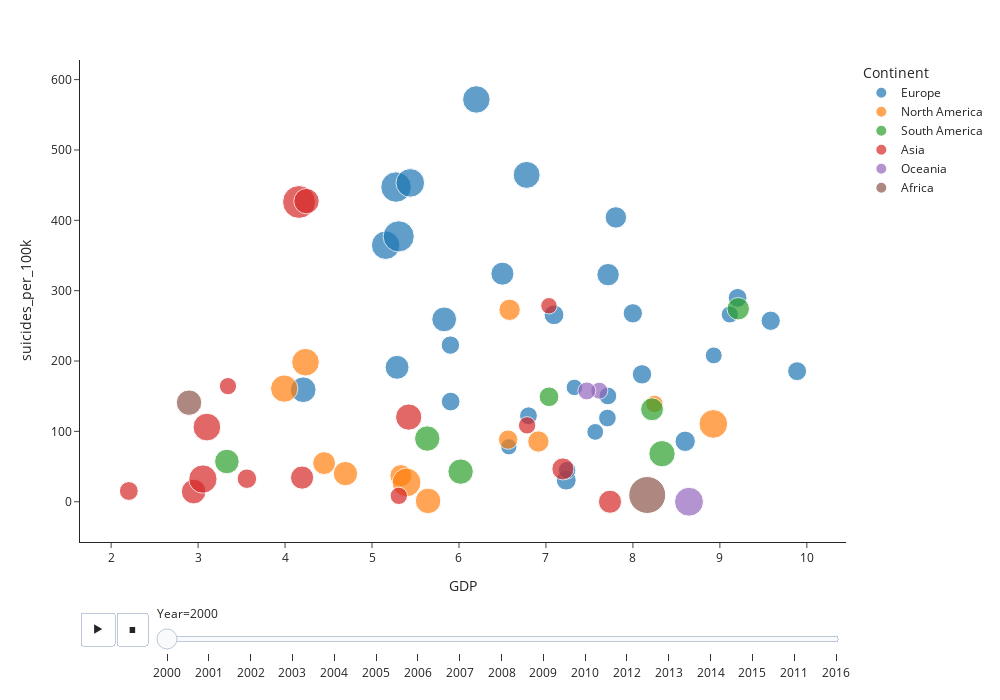

This figure's notebook cell:
### Code cell
import plotly.express as px
px.scatter(df_comb, x='GDP', y='suicides_per_100k',
           size='Both sexes', size_max=30, color='Continent', animation_frame="Year", animation_group="Country",
           template='simple_white', width=1000, height=700,hover_name='Country')

### Figure 1 — Plotly figure (JSON) as saved in the notebook; plotly's stock layout.template omitted (floating-point values rounded to 4 significant figures)
{"data": [{"hovertemplate": "<b>%{hovertext}</b><br><br>Continent=Europe<br>Year=2000<br>GDP=%{x}<br>suicides_per_100k=%{y}<br>Both sexes=%{marker.size}<extra></extra>", "hovertext": ["Albania", "Austria", "Belarus", "Belgium", "Bulgaria", "Croatia", "Denmark", "Estonia", "Finland", "France", "Germany", "Greece", "Hungary", "Iceland", "Ireland", "Italy", "Latvia", "Lithuania", "Luxembourg", "Malta", "Netherlands", "Norway", "Poland", "Portugal", "Romania", "Serbia", "Slovenia", "Spain", "Sweden", "Switzerland", "Ukraine"], "ids": ["Albania", "Austria", "Belarus", "Belgium", "Bulgaria", "Croatia", "Denmark", "Estonia", "Finland", "France", "Germany", "Greece", "Hungary", "Iceland", "Ireland", "Italy", "Latvia", "Lithuania", "Luxembourg", "Malta", "Netherlands", "Norway", "Poland", "Portugal", "Romania", "Serbia", "Slovenia", "Spain", "Sweden", "Switzerland", "Ukraine"], "legendgroup": "Europe", "marker": {"color": "#1F77B4", "size": [106, 94, 247, 99, 163, 133, 100, 216, 104, 99, 95, 82, 193, 76, 93, 75, 217, 200, 90, 70, 83, 84, 152, 110, 175, 141, 122, 84, 72, 78, 258], "sizemode": "area", "sizeref": 0.53, "symbol": "circle"}, "mode": "markers", "name": "Europe", "orientation": "v", "showlegend": true, "type": "scatter", "x": [7.233, 9.204, 5.276, 7.999, 5.83, 7.715, 8.104, 5.157, 7.093, 9.584, 9.888, 7.243, 6.778, 8.929, 5.904, 7.567, 5.44, 6.2, 5.901, 6.573, 7.707, 7.712, 5.288, 8.601, 4.209, 6.499, 7.804, 6.799, 7.327, 9.114, 5.307], "xaxis": "x", "y": [30.7, 289.8, 447.3, 267.8, 259.2, 322.8, 181.1, 364.6, 265.6, 257.2, 185.6, 44.86, 464.6, 208.0, 142.4, 99.22, 453.2, 571.8, 222.6, 78.05, 119.0, 150.3, 191.0, 85.88, 159.2, 324.2, 404.1, 122.2, 162.5, 266.2, 377.2], "yaxis": "y"}, {"hovertemplate": "<b>%{hovertext}</b><br><br>Continent=North America<br>Year=2000<br>GDP=%{x}<br>suicides_per_100k=%{y}<br>Both sexes=%{marker.size}<extra></extra>", "hovertext": ["Antigua and Barbuda", "Barbados", "Belize", "Canada", "Costa Rica", "Cuba", "El Salvador", "Guatemala", "Jamaica", "Mexico", "Panama", "Trinidad and Tobago"], "ids": ["Antigua and Barbuda", "Barbados", "Belize", "Canada", "Costa Rica", "Cuba", "El Salvador", "Guatemala", "Jamaica", "Mexico", "Panama", "Trinidad and Tobago"], "legendgroup": "North America", "marker": {"color": "#FF7F0E", "size": [157, 128, 198, 81, 100, 121, 218, 220, 173, 138, 120, 202], "sizemode": "area", "sizeref": 0.53, "symbol": "circle"}, "mode": "markers", "name": "North America", "orientation": "v", "showlegend": true, "type": "scatter", "x": [4.694, 5.332, 3.99, 8.248, 6.565, 6.582, 8.925, 5.397, 5.645, 4.449, 6.913, 4.235], "xaxis": "x", "y": [39.97, 37.13, 160.8, 139, 88.29, 272.8, 110.5, 27.42, 1.16, 54.89, 85.58, 198.3], "yaxis": "y"}, {"hovertemplate": "<b>%{hovertext}</b><br><br>Continent=South America<br>Year=2000<br>GDP=%{x}<br>suicides_per_100k=%{y}<br>Both sexes=%{marker.size}<extra></extra>", "hovertext": ["Argentina", "Brazil", "Chile", "Colombia", "Ecuador", "Paraguay", "Uruguay"], "ids": ["Argentina", "Brazil", "Chile", "Colombia", "Ecuador", "Paraguay", "Uruguay"], "legendgroup": "South America", "marker": {"color": "#2CA02C", "size": [139, 184, 103, 171, 160, 171, 134], "sizemode": "area", "sizeref": 0.53, "symbol": "circle"}, "mode": "markers", "name": "South America", "orientation": "v", "showlegend": true, "type": "scatter", "x": [8.22, 8.335, 7.035, 5.635, 3.331, 6.019, 9.211], "xaxis": "x", "y": [131.4, 68.23, 149.2, 89.78, 57.17, 42.78, 274.3], "yaxis": "y"}, {"hovertemplate": "<b>%{hovertext}</b><br><br>Continent=Asia<br>Year=2000<br>GDP=%{x}<br>suicides_per_100k=%{y}<br>Both sexes=%{marker.size}<extra></extra>", "hovertext": ["Armenia", "Azerbaijan", "Bahrain", "Cyprus", "Georgia", "Israel", "Japan", "Kazakhstan", "Kuwait", "Maldives", "Philippines", "Singapore", "Sri Lanka", "Thailand", "Uzbekistan"], "ids": ["Armenia", "Azerbaijan", "Bahrain", "Cyprus", "Georgia", "Israel", "Japan", "Kazakhstan", "Kuwait", "Maldives", "Philippines", "Singapore", "Sri Lanka", "Thailand", "Uzbekistan"], "legendgroup": "Asia", "marker": {"color": "#D62728", "size": [143, 161, 101, 80, 129, 80, 72, 287, 94, 142, 213, 79, 171, 204, 183], "sizemode": "area", "sizeref": 0.53, "symbol": "circle"}, "mode": "markers", "name": "Asia", "orientation": "v", "showlegend": true, "type": "scatter", "x": [4.196, 2.949, 3.561, 5.308, 7.195, 6.783, 7.035, 4.16, 2.203, 7.737, 3.055, 3.343, 4.247, 3.101, 5.422], "xaxis": "x", "y": [34.3, 14.41, 32.73, 8.36, 46.64, 108.6, 278.5, 426.1, 15.23, 0, 32.21, 164.3, 427.3, 106.1, 120.3], "yaxis": "y"}, {"hovertemplate": "<b>%{hovertext}</b><br><br>Continent=Oceania<br>Year=2000<br>GDP=%{x}<br>suicides_per_100k=%{y}<br>Both sexes=%{marker.size}<extra></extra>", "hovertext": ["Australia", "Kiribati", "New Zealand"], "ids": ["Australia", "Kiribati", "New Zealand"], "legendgroup": "Oceania", "marker": {"color": "#9467BD", "size": [77, 222, 86], "sizemode": "area", "sizeref": 0.53, "symbol": "circle"}, "mode": "markers", "name": "Oceania", "orientation": "v", "showlegend": true, "type": "scatter", "x": [7.614, 8.645, 7.47], "xaxis": "x", "y": [157.8, 0, 157.5], "yaxis": "y"}, {"hovertemplate": "<b>%{hovertext}</b><br><br>Continent=Africa<br>Year=2000<br>GDP=%{x}<br>suicides_per_100k=%{y}<br>Both sexes=%{marker.size}<extra></extra>", "hovertext": ["Mauritius", "South Africa"], "ids": ["Mauritius", "South Africa"], "legendgroup": "Africa", "marker": {"color": "#8C564B", "size": [172, 362], "sizemode": "area", "sizeref": 0.53, "symbol": "circle"}, "mode": "markers", "name": "Africa", "orientation": "v", "showlegend": true, "type": "scatter", "x": [2.896, 8.165], "xaxis": "x", "y": [140.8, 9.54], "yaxis": "y"}], "layout": {"height": 700, "legend": {"itemsizing": "constant", "title": {"text": "Continent"}, "tracegroupgap": 0}, "margin": {"t": 60}, "sliders": [{"active": 0, "currentvalue": {"prefix": "Year="}, "len": 0.9, "pad": {"b": 10, "t": 60}, "steps": [{"args": [["2000"], {"frame": {"duration": 0, "redraw": false}, "fromcurrent": true, "mode": "immediate", "transition": {"duration": 0, "easing": "linear"}}], "label": "2000", "method": "animate"}, {"args": [["2001"], {"frame": {"duration": 0, "redraw": false}, "fromcurrent": true, "mode": "immediate", "transition": {"duration": 0, "easing": "linear"}}], "label": "2001", "method": "animate"}, {"args": [["2002"], {"frame": {"duration": 0, "redraw": false}, "fromcurrent": true, "mode": "immediate", "transition": {"duration": 0, "easing": "linear"}}], "label": "2002", "method": "animate"}, {"args": [["2003"], {"frame": {"duration": 0, "redraw": false}, "fromcurrent": true, "mode": "immediate", "transition": {"duration": 0, "easing": "linear"}}], "label": "2003", "method": "animate"}, {"args": [["2004"], {"frame": {"duration": 0, "redraw": false}, "fromcurrent": true, "mode": "immediate", "transition": {"duration": 0, "easing": "linear"}}], "label": "2004", "method": "animate"}, {"args": [["2005"], {"frame": {"duration": 0, "redraw": false}, "fromcurrent": true, "mode": "immediate", "transition": {"duration": 0, "easing": "linear"}}], "label": "2005", "method": "animate"}, {"args": [["2006"], {"frame": {"duration": 0, "redraw": false}, "fromcurrent": true, "mode": "immediate", "transition": {"duration": 0, "easing": "linear"}}], "label": "2006", "method": "animate"}, {"args": [["2007"], {"frame": {"duration": 0, "redraw": false}, "fromcurrent": true, "mode": "immediate", "transition": {"duration": 0, "easing": "linear"}}], "label": "2007", "method": "animate"}, {"args": [["2008"], {"frame": {"duration": 0, "redraw": false}, "fromcurrent": true, "mode": "immediate", "transition": {"duration": 0, "easing": "linear"}}], "label": "2008", "method": "animate"}, {"args": [["2009"], {"frame": {"duration": 0, "redraw": false}, "fromcurrent": true, "mode": "immediate", "transition": {"duration": 0, "easing": "linear"}}], "label": "2009", "method": "animate"}, {"args": [["2010"], {"frame": {"duration": 0, "redraw": false}, "fromcurrent": true, "mode": "immediate", "transition": {"duration": 0, "easing": "linear"}}], "label": "2010", "method": "animate"}, {"args": [["2012"], {"frame": {"duration": 0, "redraw": false}, "fromcurrent": true, "mode": "immediate", "transition": {"duration": 0, "easing": "linear"}}], "label": "2012", "method": "animate"}, {"args": [["2013"], {"frame": {"duration": 0, "redraw": false}, "fromcurrent": true, "mode": "immediate", "transition": {"duration": 0, "easing": "linear"}}], "label": "2013", "method": "animate"}, {"args": [["2014"], {"frame": {"duration": 0, "redraw": false}, "fromcurrent": true, "mode": "immediate", "transition": {"duration": 0, "easing": "linear"}}], "label": "2014", "method": "animate"}, {"args": [["2015"], {"frame": {"duration": 0, "redraw": false}, "fromcurrent": true, "mode": "immediate", "transition": {"duration": 0, "easing": "linear"}}], "label": "2015", "method": "animate"}, {"args": [["2011"], {"frame": {"duration": 0, "redraw": false}, "fromcurrent": true, "mode": "immediate", "transition": {"duration": 0, "easing": "linear"}}], "label": "2011", "method": "animate"}, {"args": [["2016"], {"frame": {"duration": 0, "redraw": false}, "fromcurrent": true, "mode": "immediate", "transition": {"duration": 0, "easing": "linear"}}], "label": "2016", "method": "animate"}], "x": 0.1, "xanchor": "left", "y": 0, "yanchor": "top"}], "updatemenus": [{"buttons": [{"args": [null, {"frame": {"duration": 500, "redraw": false}, "fromcurrent": true, "mode": "immediate", "transition": {"duration": 500, "easing": "linear"}}], "label": "&#9654;", "method": "animate"}, {"args": [[null], {"frame": {"duration": 0, "redraw": false}, "fromcurrent": true, "mode": "immediate", "transition": {"duration": 0, "easing": "linear"}}], "label": "&#9724;", "method": "animate"}], "direction": "left", "pad": {"r": 10, "t": 70}, "showactive": false, "type": "buttons", "x": 0.1, "xanchor": "right", "y": 0, "yanchor": "top"}], "width": 1000, "xaxis": {"anchor": "y", "domain": [0, 1], "title": {"text": "GDP"}}, "yaxis": {"anchor": "x", "domain": [0, 1], "title": {"text": "suicides_per_100k"}}}}
